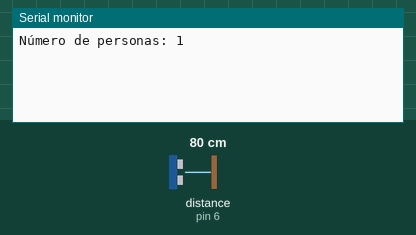
Simulated run of this sketch. Board: Arduino Nano, built with avr-gcc and run on an emulated ATmega328P. On the bench: the last lines printed to the serial monitor. Wiring (inferred from the names in the program): ultrasonic range finder: trigger pin 7; echo pin 6. Inputs (shaded band) come from the test bench; at power-on: distance to the obstacle (sensor on pin 6) 80 cm. The echo pulse lasts 58.3 µs per cm; the local clock reads 2024-03-15 10:24:30 at power-on unless the sketch sets it.

Above: at 1.2 s.
1.3 s: distance to the obstacle (sensor on pin 6) set to 2 cm
At 2.2 s:
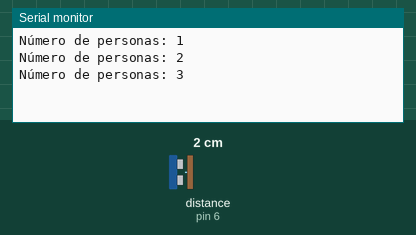
2.8 s: distance to the obstacle (sensor on pin 6) set to 35 cm
At 4.1 s:
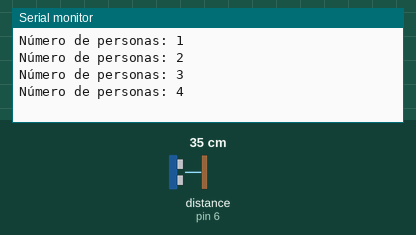
Timing chart, 0 to 5.8 s (numbered marks = the images above; inputs shaded):
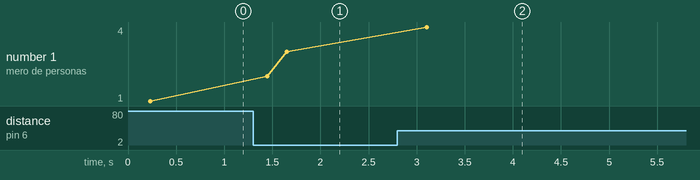

The sketch:

Programa_final.ino
```cpp
#include <EEPROM.h>
#include <LowPower.h>
#include <Wire.h>
#include <Time.h>
#include <DS1307RTC.h>

#define trigPin 7
#define echoPin 6
#define HORAACTIVACION 8
#define HORAAPAGADO 23
#define ANCHOCALLE 200
#define LONGITUDSENSOR 200
#define MINUTOGUARDADO1 15
#define MINUTOGUARDADO2 48

boolean diaNuevo = false;
int eeAddress = 0;
int personas = 0;
double personasCalculadas = 0;
double multiplicador = 1;
int distanciaMaxConteo = LONGITUDSENSOR;
double pastDistance;
double arrays[10];
int index = 0;
int aux2 = 0;
boolean infinito = false;

struct DiaPersonas{
  int dia;
  int personasContadas;
  double personasCalculadas;
};
void setup() {
  Serial.begin(9600);
  if (ANCHOCALLE >= LONGITUDSENSOR){
    multiplicador = ANCHOCALLE/LONGITUDSENSOR;
  }
  else{
    distanciaMaxConteo = ANCHOCALLE;
  }
  tmElements_t tm;
//Para reiniciar la escritura en la 1º posicion de memoria
/*
  if (RTC.read(tm)) {
  DiaPersonas inicializacion = {
         tm.Day,
         personas,
         personasCalculadas
  };
  EEPROM.put( eeAddress, inicializacion );
  }
  */
  pinMode(trigPin, OUTPUT);
  pinMode(echoPin, INPUT);
}

void loop() {

  compruebaHora();
}

void compruebaHora(){
  tmElements_t tm;

  if (RTC.read(tm)) {
    if (tm.Hour >= HORAACTIVACION && tm.Hour <= HORAAPAGADO){
      //Despierta
      //Serial.println("Estoy Vivo");
      if ((tm.Minute == MINUTOGUARDADO1 || tm.Minute == MINUTOGUARDADO2) && tm.Second == 30){
        DiaPersonas comprobarDia;
        EEPROM.get( eeAddress, comprobarDia );
        if(tm.Day != comprobarDia.dia){
          diaNuevo = true;
        }
        DiaPersonas variableGuardada = {
         tm.Day,
         personas,
         personasCalculadas
        };

        if(diaNuevo == true){
          eeAddress += sizeof(DiaPersonas);
        }

        EEPROM.put( eeAddress, variableGuardada );
        Serial.println("Guardado");

        if(diaNuevo == true){
          diaNuevo = false;
        }
        delay(1000);  //Para que no se cumpla el if 2 veces en dos pasadas consecutivas
      }

      codigoSensor();
      personasCalculadas = personas*multiplicador;

    }
    else{
      //Duermete
      LowPower.powerDown(SLEEP_8S, ADC_OFF, BOD_OFF);
    }
  } else {
    if (RTC.chipPresent()) {
      Serial.println("The DS1307 is stopped.  Please run the SetTime");
      Serial.println("example to initialize the time and begin running.");
      Serial.println();
    } else {
      Serial.println("DS1307 read error!  Please check the circuitry.");
      Serial.println();
    }
    delay(2000);
  }
}
void codigoSensor(){
  double duration, distance;
  digitalWrite(trigPin, LOW);
  delayMicroseconds(2);
  digitalWrite(trigPin, HIGH);
  delayMicroseconds(10);
  digitalWrite(trigPin, LOW);
  duration = pulseIn(echoPin, HIGH);
  distance = (duration/2) / 29.1;
  //Serial.println(distance);
  if (infinito == true){
    infinito = false;
    delay(18);
    return;
  }
  if (distance >= distanciaMaxConteo){
    if(distance >= 1000){
          infinito = true;
          }

       if (aux2 < 3){
          aux2++;
        }else{
          index = 0;
          pastDistance = 1000;
        }

        delay(18);

  }else{
      //Serial.println(distance);
       if (aux2 > 0){
         aux2--;
       }
      arrays[index] = distance;
      index++;
      if (index == 10){
        index = 0;
        double media = 0;
        double mediareal = 0;
        for (int x = 0; x<10; x++){
          media = media + arrays[x];
        }
        media = media/10;
        int n = 0;
        for (int x = 0; x<10; x++){
          if ((arrays[x] >= media - 20) && (arrays[x] <= media + 20)){
            mediareal = mediareal + arrays[x];
            n++;
          }else{
          }
        }
        mediareal = mediareal/n;
        if (notSamePerson(mediareal)){
          pastDistance = mediareal;
          personas++;
          Serial.print("Número de personas: ");
          Serial.println(personas);
          delay(20);
        }else{
          delay(20);
        }
      }else{
        delay(18);
      }
  }
}
boolean notSamePerson(double distance){
  if ((distance >= pastDistance - 20) && (distance <= pastDistance + 20)){
    return false;
  }
  else{
    return true;
  }
}
```

Measured:
- after the input at 1.3 s, the serial monitor: prints a new line after 0.15 s (image 1)
- after the input at 2.8 s, the serial monitor: prints a new line after 0.30 s (image 2)
- plotted number 1: 1 → 3 after the input at 1.3 s, 3 → 4 after the input at 2.8 s
